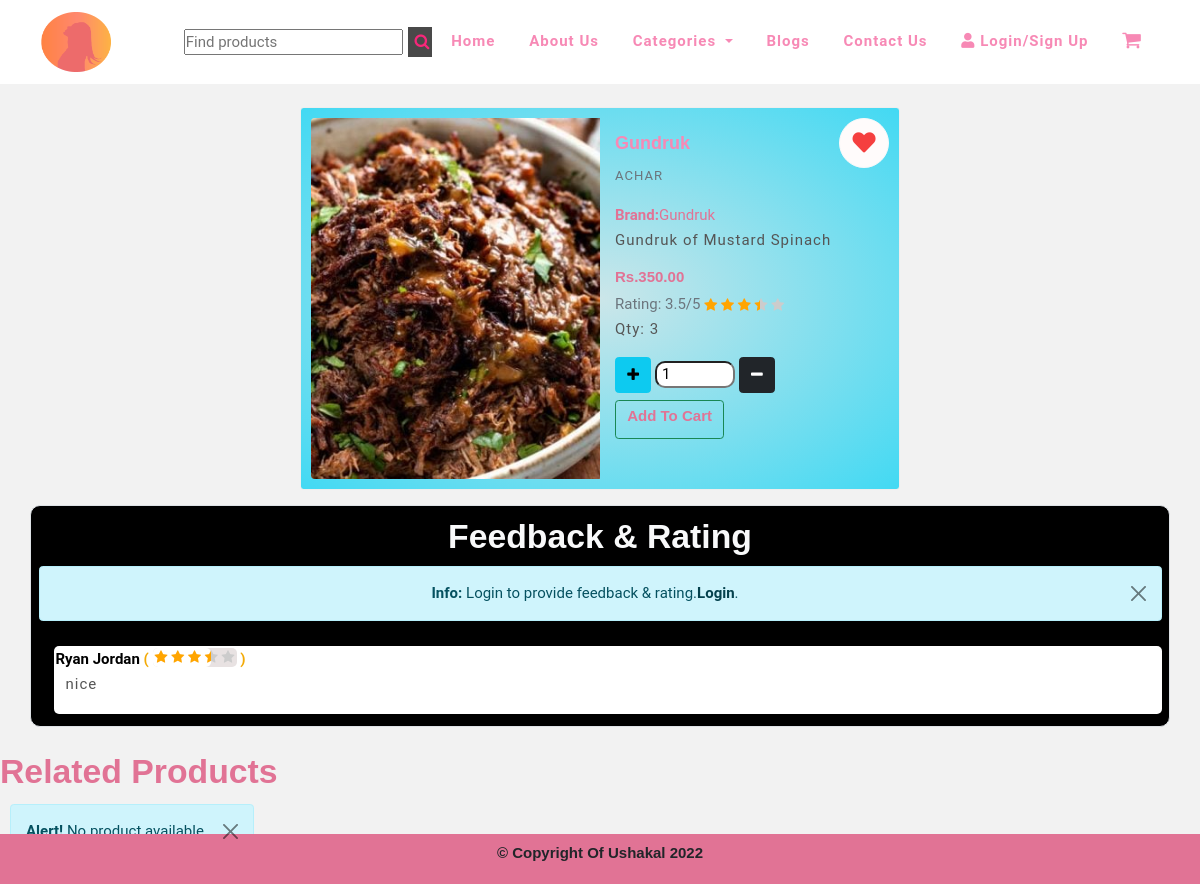
The page /public/view.php?id=40 on the database as committed earlier.
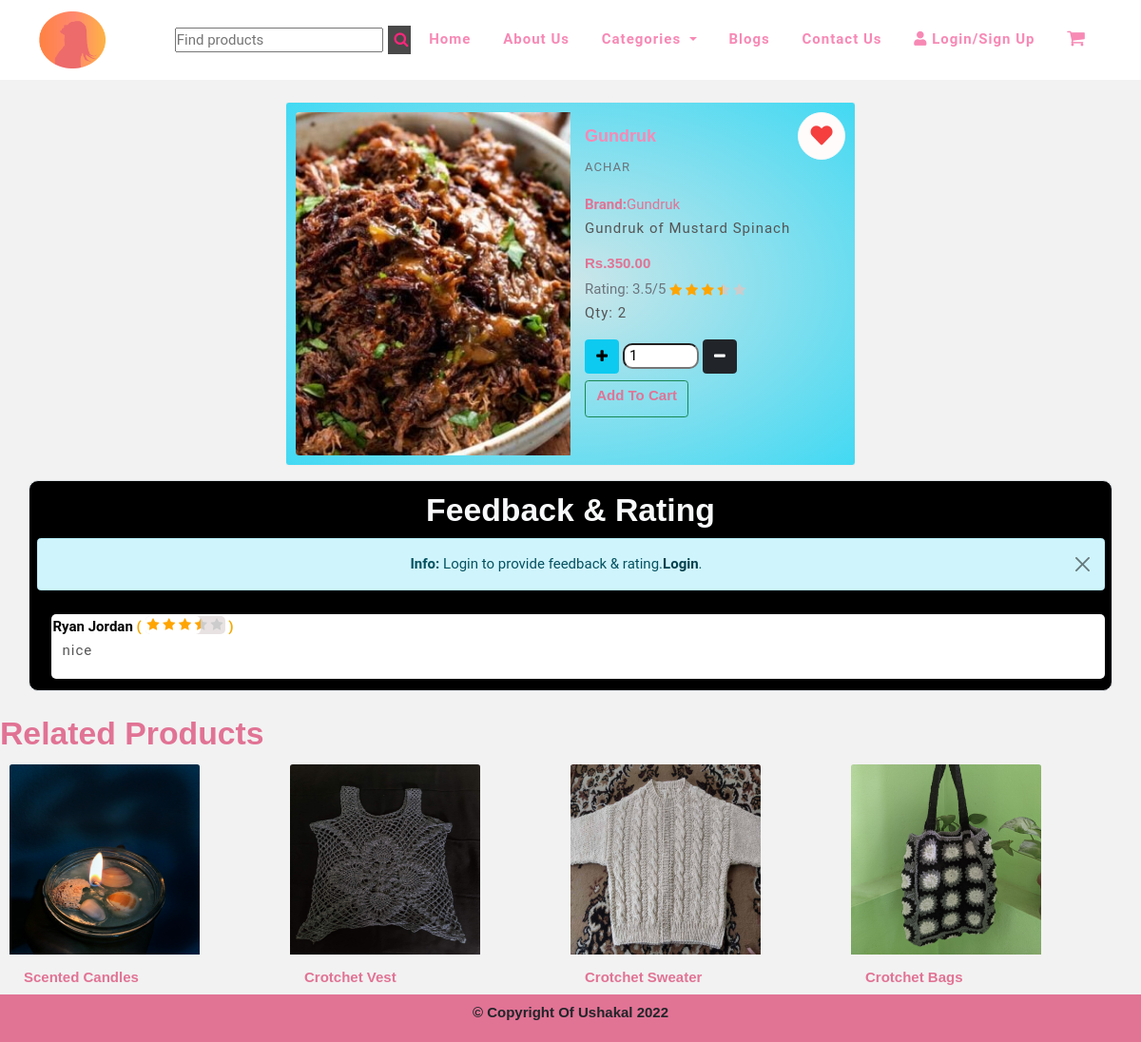
The same page on the database as committed later.
### tables this page shows
CREATE TABLE `products` (
  `pr_id` bigint(20) NOT NULL,
  `cus_id` bigint(20) NOT NULL,
  `pr_name` varchar(255) NOT NULL,
  `pr_desc` varchar(255) NOT NULL,
  `pr_img` varchar(255) NOT NULL,
  `pr_price` decimal(10,2) NOT NULL,
  `pr_qty` int(10) NOT NULL,
  `cat_id` bigint(20) NOT NULL,
  `pr_brand` varchar(255) NOT NULL,
  `stock` int(10) NOT NULL
);

CREATE TABLE `categories` (
  `ct_id` bigint(20) NOT NULL,
  `ct_name` varchar(255) NOT NULL,
  `ct_desc` varchar(255) NOT NULL
);

CREATE TABLE `rating` (
  `id` bigint(20) NOT NULL,
  `customer_id` bigint(20) NOT NULL,
  `rate_points` decimal(2,1) NOT NULL,
  `feedback` varchar(255) NOT NULL,
  `feedback_reply` varchar(255) NOT NULL,
  `product_id` bigint(20) NOT NULL
);

CREATE TABLE `customers` (
  `cus_id` bigint(20) NOT NULL,
  `email` varchar(255) NOT NULL,
  `password` varchar(255) NOT NULL,
  `name` varchar(255) NOT NULL,
  `login_type` varchar(255) NOT NULL,
  `contact` text NOT NULL
);

CREATE TABLE `sales` (
  `id` bigint(20) NOT NULL,
  `product_id` bigint(20) NOT NULL,
  `sales_qty` int(11) NOT NULL,
  `cus_id` bigint(20) NOT NULL
);

### classes/dbh.class.php (called while the page is built)
<?php
class Dbh {
    private $host = "localhost";
    private $user = "root";
    private $pwd = "";
    private $dbName = "project";
    public function connect () {
        $dsn = 'mysql:host=' . $this->host . ';dbname=' . $this->dbName;
        try{
        $pdo = new PDO($dsn, $this->user, $this->pwd);
        $pdo->setAttribute(PDO::ATTR_DEFAULT_FETCH_MODE, PDO::FETCH_ASSOC);
        $pdo->setAttribute(PDO::ATTR_ERRMODE, PDO::ERRMODE_EXCEPTION);
        return $pdo;
        }catch (PDOException $e){
            echo 'Connection failed: ' . $e->getMessage();
        }
    }
}

### classes/product.class.php (called while the page is built, shortened)
<?php
require_once "../classes/dbh.class.php";
class Product extends Dbh {
    public function selected($id) {
        $sql = "SELECT * FROM `products` INNER JOIN categories WHERE cat_id = categories.ct_id AND pr_id = ?";
        $stmt = $this->connect()->prepare($sql);
        $stmt->execute([$id]);
        $result = $stmt->fetch();
        return $result;
    }
    public function getRating($id) {
        $sql = "SELECT * FROM rating WHERE product_id = ?";
        $stmt = $this->connect()->prepare($sql);
        $stmt->execute([$id]);
        while($result = $stmt->fetchAll()) {
           return $result;
        }
    }
    public function getComments($id) {
        $sql = "SELECT * FROM `rating` inner JOIN customers WHERE customer_id = customers.cus_id AND product_id = ?";
        $stmt = $this->connect()->prepare($sql);
        $stmt->execute([$id]);
        while($result = $stmt->fetchAll()) {
           return $result;
        }
    }
    public function getStar($id){
        if(is_array($this->getRating($id))){
            $total = count($this->getRating($id));
            $rated = 0;
            foreach($this->getRating($id) as $prod){
                $rated = $rated + $prod['rate_points'];
            }
            $rating = $rated/$total;
            $percent = ($rated/($total*5))*100;
            $rating_fix = number_format($rating, 1, '.', '');
            return ['percent'=>$percent, "rating"=>$rating_fix, "total"=>$total];
        }
        else{
            return ['percent'=>$percent=0, 'rating'=>$rating_fix=0];
        }
    }
    public function relatedProduct($category, $brand, $id){
        $sql = "SELECT * FROM `products`
                INNER JOIN sales INNER JOIN categories
                WHERE ((cat_id = ? or pr_brand = ?) AND pr_id !=?)
                AND ( products.pr_id=sales.product_id AND products.cat_id = categories.ct_id )
                 ORDER BY sales.sales_qty DESC limit 2";
        $stmt = $this->connect()->prepare($sql);
        $stmt->execute([$category, $brand, $id]);
        while($result = $stmt->fetchAll()) {
            return $result;
        }
    }
    public function salesRelated($id){
        $sql = "SELECT * FROM `sales` INNER JOIN products WHERE products.pr_id != ? AND (sales.product_id = products.pr_id) ORDER BY sales_qty desc LIMIT 4";
        $stmt = $this->connect()->prepare($sql);
        $stmt->execute([$id]);
        while($result = $stmt->fetchAll()) {
            return $result;
        }
    }
}

### public/view.php (the view, shortened to what the rows shown need)
<?php
    require_once "layout/header.php";
    $id = $_GET['id'];
    $products = new Product();
?>
  <link rel="stylesheet" href="layout/css/single.css">
  <div class="container">
    <div class="row d-flex justify-content-center mt-4">
        <?php
        $product = $products->selected($id);
            if(count($product) > 1):
        ?>
        <div class="card mb-3">
            <div class="row g-0">
                <div class="col-md-6">
                    <a href="../admin/uploads/<?=$product['pr_img']?>">
                    <img src="../admin/uploads/<?=$product['pr_img']?>" class="img-fluid rounded-start" alt="...">
                    </a>
                </div>
                <div class="col-md-6">
                <div class="card-body">
                    <h4 class="card-title"><?=$product['pr_name']?></h4>
                    <p class="card-text"><small class="text-muted"><?=$product['ct_name']?></small></p>
                    <strong>Brand:</strong><?=$product['pr_brand']?>
                    <p class="card-text"><?=$product['pr_desc']?></p>
                    <h5>Rs.<?=$product['pr_price']?></h5>
                    <span class="card-text text-muted"> Rating: <?php echo $products->getStar($product['pr_id'])['rating'] > 0 ? $products->getStar($product['pr_id'])['rating']."/5" : "No reviews yet!" ?></span>
                    <ul class="rating-stars">
                        <li style="width:<?=$products->getStar($product['pr_id'])['percent']?>%" class="stars-active">
                            <i class="fa fa-star"></i> <i class="fa fa-star"></i>
                            <i class="fa fa-star"></i> <i class="fa fa-star"></i>
                        </li>
                        <li>
                            <i class="fa fa-star"></i> <i class="fa fa-star"></i>
                            <i class="fa fa-star"></i> <i class="fa fa-star"></i>
                            <i class="fa fa-star"></i>
                        </li>
                    </ul>
                    <p class="text">Qty: <?=$product['pr_qty']?></p>
                    <form class="mt-3" action="" method="post">
                        <div class="btn btn-info" onclick="add()"><i class="fa fa-plus"></i></div>
                        <input style="width: 80px; background-color:white; padding-left:5px; border-radius:10px;" type="tel" name="quantity" id="qty" placeholder="Qty" value="1" required>
                        <div class="btn btn-dark" onclick="sub()"><i class="fa fa-minus"></i></div>
                        <button class="mt-2 btn btn-outline-success" type="submit" name="tocart"><h5>Add to Cart</h5></button>
                    </form>
                    <form action="wish.php" method="post">
                                <button class="heart btn btn-outline-light" type="submit" name="wish">
                                    <i class="fas fa-heart"></i>
                                </button>
                            </form>
                </div>
                </div>
            </div>
        </div>
        <?php
            endif;
        ?>
    </div>
  </div>
  <div class="container feedback text-center border mb-4 p-2 text-light">
      <h2>Feedback & Rating</h2>
      <div class="oldfeed text-start">
          <ol>
              <?php
                if($products->getComments($id) > 0):
                    foreach($products->getComments($id) as $comment):
              ?>
                        <li>
                            <b><?=$comment['name']?> <span style="color: #f3aa06;" title="rating given">
                                <?php
                                echo "(";
                                ?>
                        <ul class="rating-stars">
                            <li style="width:<?=($comment['rate_points']/5)*100?>%" class="stars-active">
                                <i class="fa fa-star"></i> <i class="fa fa-star"></i>
                                <i class="fa fa-star"></i> <i class="fa fa-star"></i>
                            </li>
                            <li>
                                <i class="fa fa-star"></i> <i class="fa fa-star"></i>
                                <i class="fa fa-star"></i>
                            </li>
                        </ul>
                            <?php
                                echo ")";
                            ?>
                            </span></b>
                            <p><?=$comment['feedback']?>
                        </p>
                        </li>
              <?php
                    endforeach;
                else: echo "<p style='color:red'>No comments yet</p>";
                endif;
              ?>
          </ol>
      </div>
  </div>
<div>
    <h2>Related Products</h2>
<div class="card-group" style="margin:10px">
    <?php
     $related_pr1 = $products->relatedProduct($product['cat_id'],$product['pr_brand'], $id);
     $related_pr2 = $products->relatedProduct2($product['cat_id'],$product['pr_brand'], $id);
     $prd3=$products->salesRelated($id);
     if(($related_pr1 && $related_pr2) > 0):
        if($related_pr1 > 0):
            foreach($related_pr1 as $prod):
    ?>
  <div class="col-lg-3">
        <a href="view.php?id=<?=$prod['pr_id']?>">
            <div style="height:200px; width:200px;"><img width="200px" height="200px" src="../admin/uploads/<?=$prod['pr_img']?>" class="card-img-top" alt="..."></div>
        </a>
            <div class="card-body">
            <h5 class="card-title"><?=$prod['pr_name']?></h5>
            <p class="card-text"><strong>Rs.</strong><?=$prod['pr_price']?></p>
            </div>
  </div>
    <?php
        endforeach;
    endif;
    if($related_pr2):
        foreach($related_pr2 as $prod):
?>
        <div class="col-lg-3">
                <a href="view.php?id=<?=$prod['pr_id']?>">
                    <div style="height:200px; width:200px;"><img width="200px" height="200px" src="../admin/uploads/<?=$prod['pr_img']?>" class="card-img-top" alt="..."></div>
                    <div class="card-body">
                </a>
                    <h5 class="card-title"><?=$prod['pr_name']?></h5>
                    <p class="card-text"><strong>Rs.</strong><?=$prod['pr_price']?></p>
                    </div>
        </div>
<?php
    endforeach;
endif;
elseif($prd3 > 0):
    foreach($prd3 as $prod):
?>
<div class="col-lg-3">
    <a href="view.php?id=<?=$prod['pr_id']?>">
        <div style="height:200px; width:200px;"><img width="200px" height="200px" src="../admin/uploads/<?=$prod['pr_img']?>" class="card-img-top" alt="..."></div>
        <div class="card-body">
    </a>
        <h5 class="card-title"><?=$prod['pr_name']?></h5>
        <p class="card-text"><strong>Rs.</strong><?=$prod['pr_price']?></p>
        </div>
</div>
<?php
endforeach;
    endif;
    ?>
</div>
</div>
<?php
    require_once "layout/footer.php";
?>

Rows that differ between the two databases and show on the page:
changed products "Gundruk": pr_qty "3" → "2"
added sales: product.pr_img (picture), product.pr_name "Scented Candles"
added sales: product.pr_img (picture), product.pr_name "Crotchet Vest"
added sales: product.pr_img (picture), product.pr_name "Crotchet Sweater"
added sales: product.pr_img (picture), product.pr_name "Crotchet Bags"
Other text that changed with them:
text no longer shown: "Alert! No product available."
